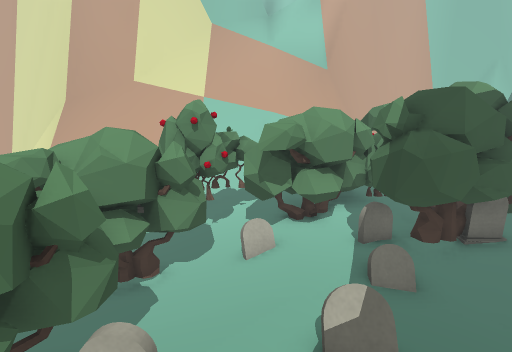
View 1 (above)

23 first-person views from a walk through a scene from a Unity 3-D project. The camera is 1.4 m above the floor, tilts 8° down and sees 80° across. The floor is counted in squares, 0.5 m on a side. Each view is taken from the middle of a square. On the plan, view 1 faces up. The plan holds only what a view shows up to about 20 squares ahead; the rest is blank. The place goes on beyond the plan. The player is left out. Some surface patterns are stand-ins.

View 2
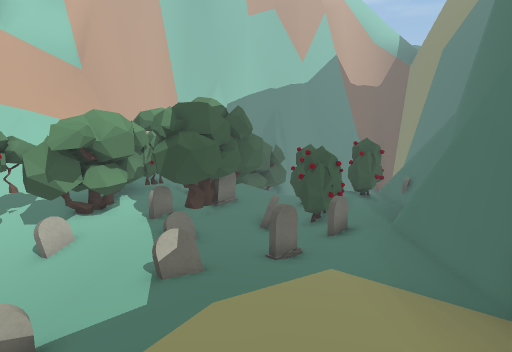

View 3
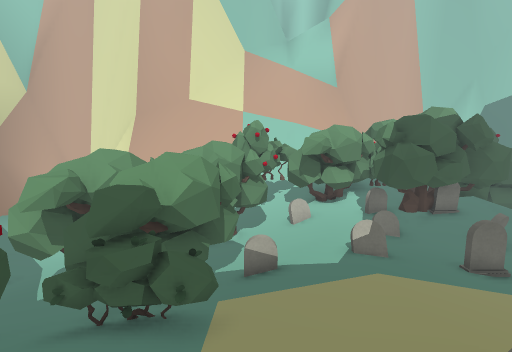

View 4
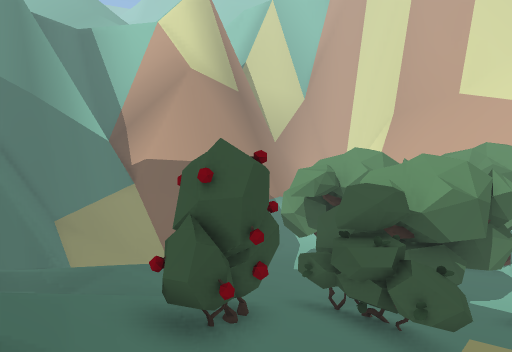

View 5
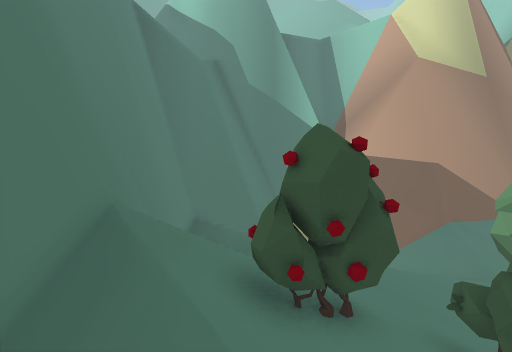

View 6
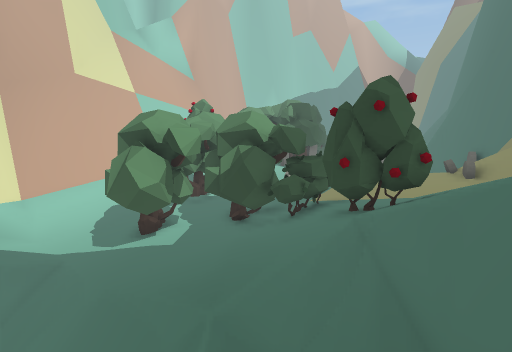

View 7
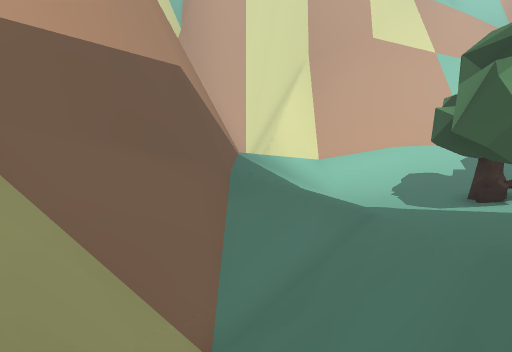

View 8
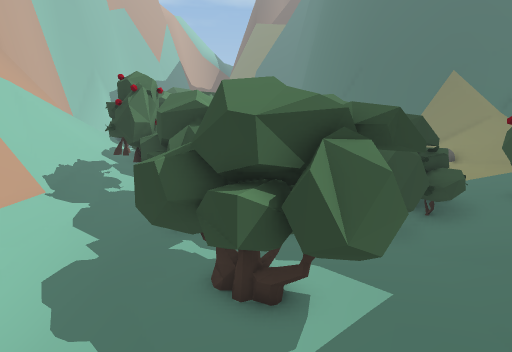

View 9
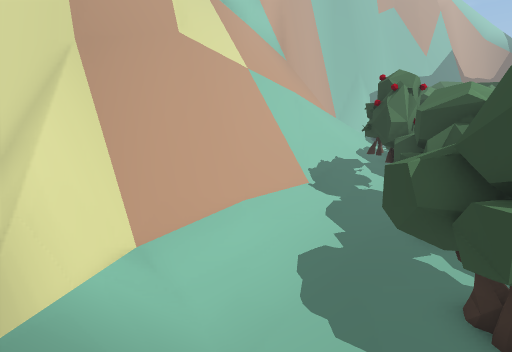

View 10
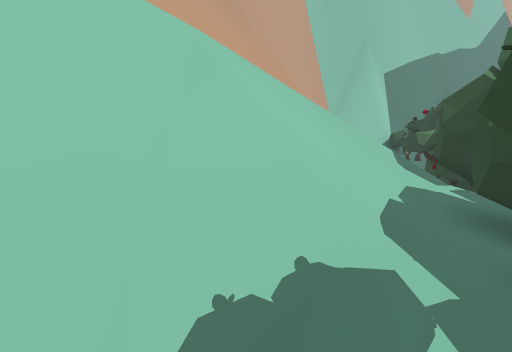

View 11
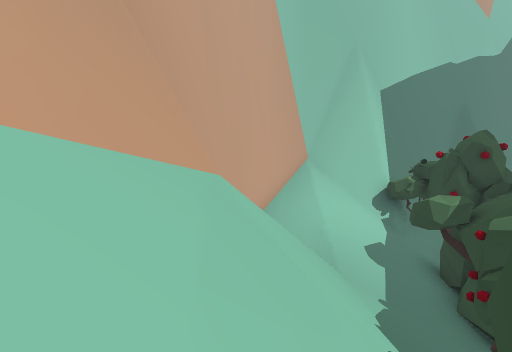

View 12
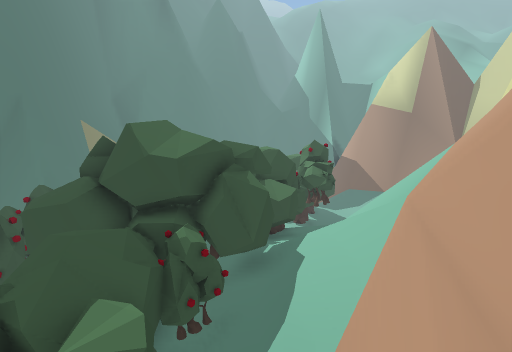

View 13
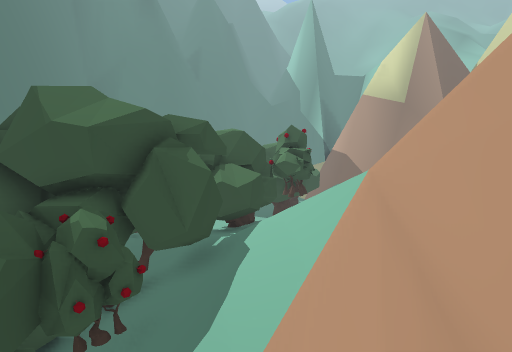

View 14
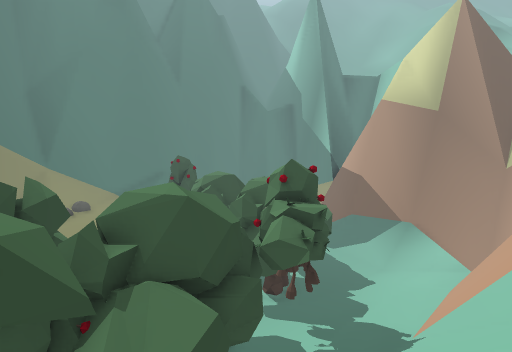

View 15
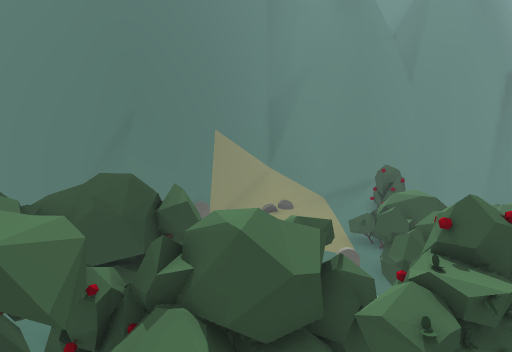

View 16
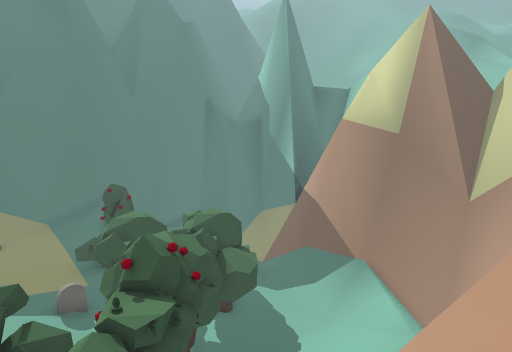

View 17
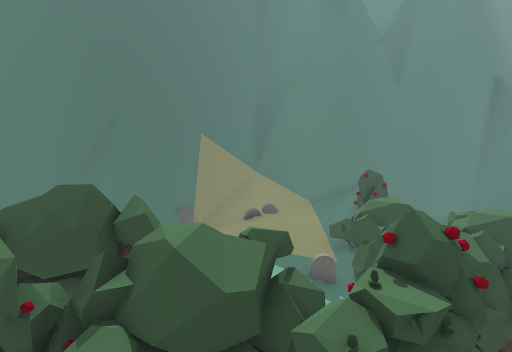

View 18
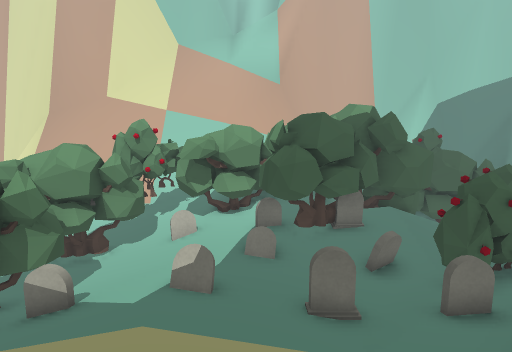

View 19
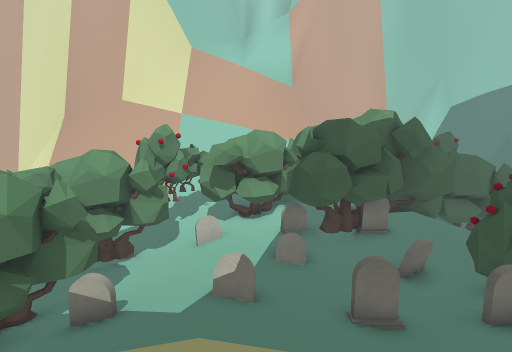

View 20
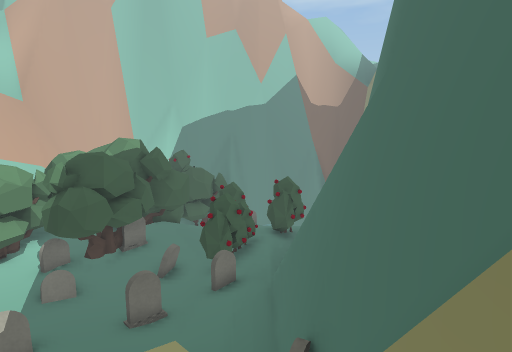

View 21
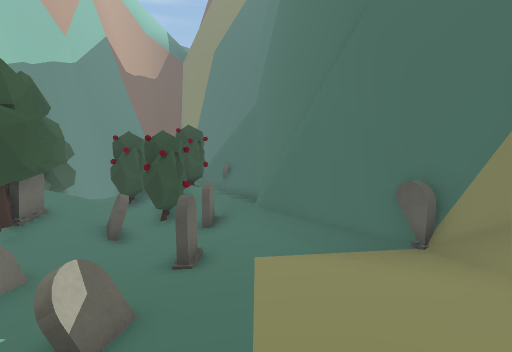

View 22
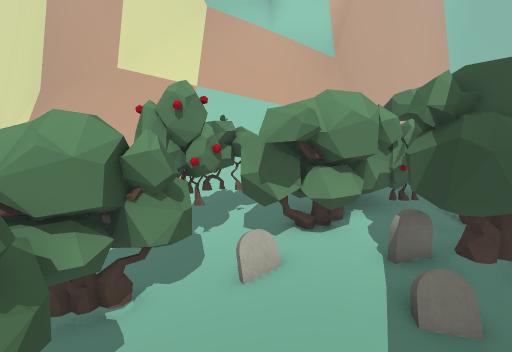

View 23
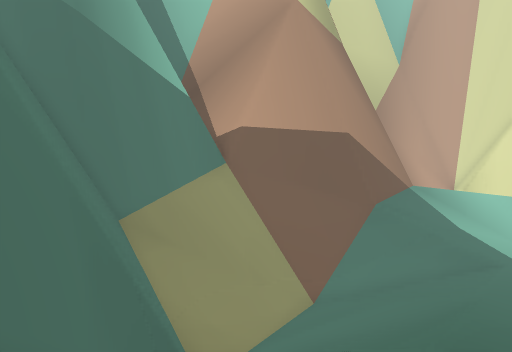

### Floor plan
Key: @ floor where view 1 was taken; # wall or solid block; . main floor; : floor 0.25 m higher than the main floor; - floor 0.25 m lower than the main floor; + floor 0.5 m higher than the main floor; _ floor 0.5 m lower than the main floor; * floor 0.75 m higher than the main floor; < floor 0.75 m lower than the main floor; % floor 1 m higher than the main floor; / step, stairs or slope; = window, fence, low wall or low ledge; ^ raised ledge; v drop or lower ground; T tree; M tombstone; O other object.
Columns run from 19 left of view 1 to 15 right of it. Each row starts with its distance up from view 1.
 22                          #########
 21                        ### = ///=#
 20                     #####^= ////=##
 19                   ####^^^=/ ////=##
 18   ######          ##=///////////TT#
 17   ##v.##         ##=////////++T/TT
 16  ##=vv=###     ###=/////////:TTTTT
 15  ##  v==#########=/////////TTTTTTT
 14  #=vvvv_=========///////TTTTTTTTTTT
 13  ##.vvv//--......///*TTTTTTTTTTTTTT
 12  ##=vv/////////..TTTTTTTTTTTT T   T
 11   ##./////////-.TTTTTTTTTT TTTT
 10   ##=////<<___-TTTTTTTTTTTTTTTT.
  9    #=///<<__T_TOOT.TTTMTTTTTTT..
  8    #=///<<_TTTTTTT..::TTTTM::.TT
  7    #=///__TTTTTTT...::TTT.....TT
  6   ##=///__TTT TTT.//:.....MTTT%:TT
  5   ##/////TTTTTTTT..:::.....TTTT:TTT
  4   #^/////TTTTTTTTM.:+::MM..M.:::. O
  3  ##^/////--TTTTTT.::+::.M..M:::. =#
  2 ###=/////---TTTT..::+:::..:::: =##
  1 #=-//////////TTTT::+++::.::=#####
  0 #.////////////TT::+@+++:.:=##
 -1 ##//////////TTT+:++++++::=##
 -2 #====/  /::/TTT+++++////M##
 -3 ####=  //////T**+++////==##
 -4   ##= /./////%%/+*////==##
 -5    #=/.. ///////*////==^##
 -6    #=#================###
 -7    #####################

Positions as (right, up) in squares from view 1, and headings:
1: (0, 0), facing up
2: (-2, -2), facing up-right
3: (-2, -5), facing up
4: (-2, -5), facing up-left
5: (-1, -3), facing left
6: (-13, -5), facing up-right
7: (-14, -2), facing up
8: (-14, 6), facing right
9: (-14, 6), facing up-right
10: (-3, 12), facing up-right
11: (2, 14), facing up-right
12: (12, 20), facing down-left
13: (10, 20), facing down-left
14: (5, 16), facing down-left
15: (2, 16), facing down
16: (1, 17), facing down-left
17: (1, 16), facing down
18: (3, -3), facing up
19: (2, -3), facing up
20: (1, -5), facing up-right
21: (-2, 2), facing right
22: (0, 2), facing up
23: (-10, -5), facing up-left
